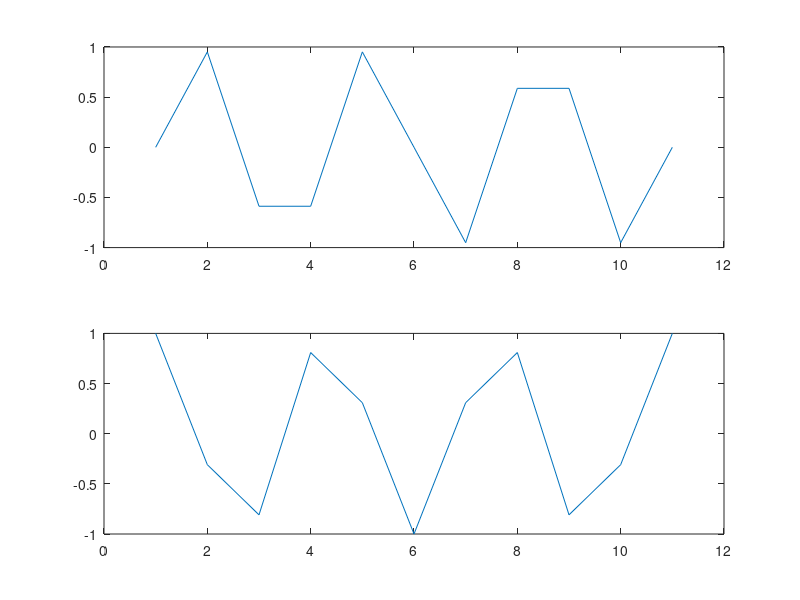

Recreate this plot in MATLAB. (Note: this script raises an error after producing the figure.)
clear all
close all

t = 0:10;
f = 0.3;

sine = sin(2*pi*f*t);
cosine = cos(2*pi*f*t);

subplot(2,1,1)
plot(sine)
subplot(2,1,2)
plot(cosine)

[y Fs] = audioread('Kalimba.mp3', [1,200000]);

y(:,[1 2]) = y(:,[2 1]);

sound(y*4, Fs)
